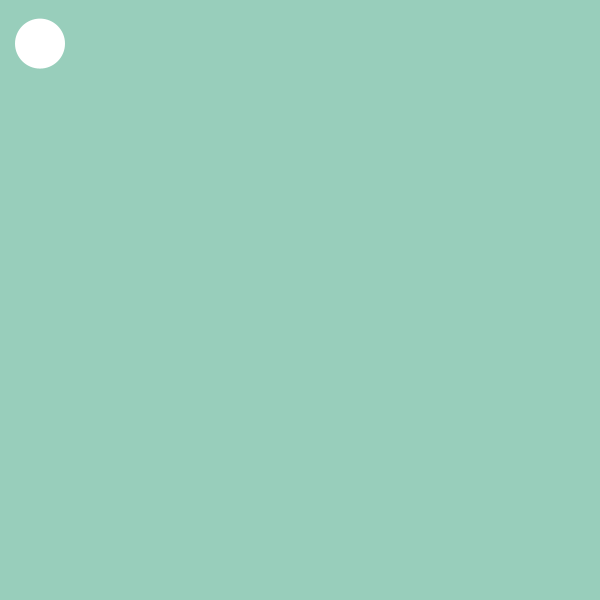
Frame 1 (no input)
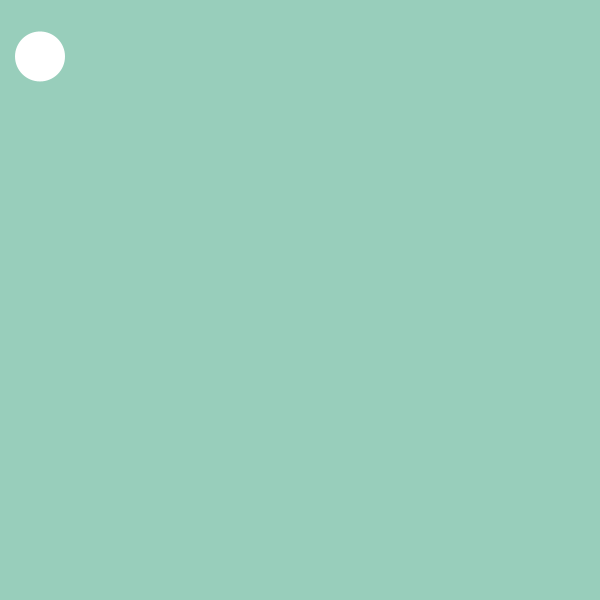
Frame 60 (the mouse pressed at the canvas centre just before this capture)
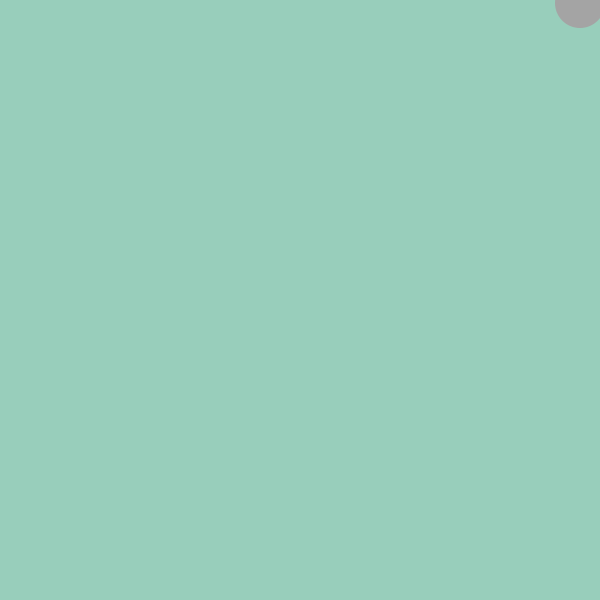
Frame 120 (the mouse held since frame 60 and released just before this capture)

The Processing sketch that drew these frames (run headless with seeded random() and noise(); from frame 60 on, the mouse is pressed at the canvas centre):

// Processing sketch: processing_61247
// ── processing_61247.pde

float x = 40;
float y = 40;
float change = 1;
float geschwindigkeit = 1.09;
float colorBall = 255;

  
void setup() {
  size(600, 600);
  smooth();
}


void draw() {
  background(152,206,187);
  x= x+change * mouseY * 0.1;
  y = y*geschwindigkeit;

  
  if ((y >= height) || (y <= 1)) {
    geschwindigkeit=1/geschwindigkeit;
  }
  
  if ((x >= width) || (x <= 4)) {
    change =-change;  
  }
  
  noStroke();
  fill(colorBall);
  ellipse(x, y, 50,50);

}


void mousePressed() {
  colorBall = random(255);
 }
